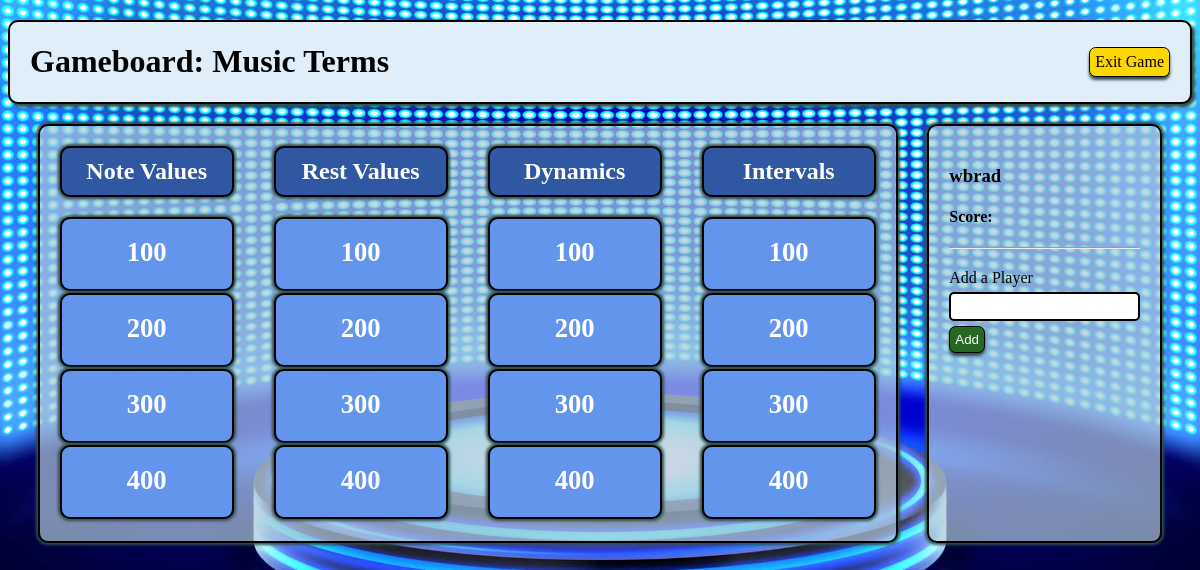
Page /games/play/3 (signed in) on the committed database.
### gameboard_app/models.py (models this page shows, shortened)
class Game(models.Model):
    title = models.CharField(max_length=255)
    is_active = models.BooleanField(default=False)
    creator = models.ForeignKey(User, related_name='gameboards', on_delete=models.CASCADE)
    created_at = models.DateTimeField(auto_now_add=True)
    updated_at = models.DateTimeField(auto_now=True)
    @classmethod
    def update_activity(cls, data):
        game = cls.objects.get(id=data['id'])
        game.is_active = data['is_active']
        game.save()
        return game

class Category(models.Model):
    name = models.CharField(max_length=255)
    game_assigned = models.ForeignKey(Game, related_name="categories_avail", on_delete = models.CASCADE)
    created_at = models.DateTimeField(auto_now_add=True)
    updated_at = models.DateTimeField(auto_now=True)

class Question(models.Model):
    question = models.TextField()
    answer = models.CharField(max_length=255)
    points = models.IntegerField(default=100)
    played = models.BooleanField(default=False)
    category_assigned = models.ForeignKey(Category, related_name="question_list", on_delete = models.CASCADE)
    created_at = models.DateTimeField(auto_now_add=True)
    updated_at = models.DateTimeField(auto_now=True)

### gameboard_app/views.py (the view)
# urls.py: path('play/<int:game_id>', views.play_gameboard, name='play'),
def play_gameboard(request, game_id):
    if 'user_id' not in request.session:
        return redirect('/')
    game = Game.update_activity({'id': game_id, 'is_active': True})
    context = {
        'game': game,
        'categories': game.categories_avail.all()
    }
    return render(request, 'gameboard.html', context)

### gameboard_app/templates/gameboard.html (shortened to what this page needs)
<!DOCTYPE html>
<html lang="en">
<head>
    {% load static %}
    <link rel="stylesheet" href="{% static 'css/style.css' %}">
</head>
<body>
    <div class="game_wrapper">
        <div class="nav_bar">
            <h1>Gameboard: {{ game.title }}</h1>
            <a class="back" href="{% url 'main_select' %}">Exit Game</a>
        </div>
        <div style="display: flex; justify-content: space-evenly;">
            <div class="play_box">
                {% for category in categories %}
                    <div class="cat_box">
                        <h2 class="cat_title">{{ category.name }}</h2>
                        {% for question in category.question_list.all|dictsort:"points" %}
                            <div class="ques_box">
                                <h3><a class="q_link" href="{% url 'show_ques' question.id %}">{{ question.points }}</a></h3>
                            </div>
                        {% endfor %}
                    </div>
                {% endfor %}
            </div>
            <div class="player_box">
                {% if 'player_1' in request.session %}
                    <h3>{{ request.session.player_1 }}</h3>
                    <h4>Score: {{ request.session.score_1 }}</h4>
                {% else %}
                    <h3>Player Name</h3>
                    <h4>Score: ???</h4>
                {% endif %}
                <hr style="margin-bottom: 20px;">
                <form action="{% url 'add_player' %}" method="post">
                    <label for="player_name">Add a Player</label>
                    <p><input class="input" type="text" name="player_name"></p>
                    <p><input class="add" type="submit" value="Add"></p>
                </form>
            </div>
        </div>
    </div>
</body>
</html>

### gameboard_app/static/css/style.css (style rules this page uses)
body { background-image: url("../images/game-show-background-opt1.jpg"); background-position: center; background-size: cover; }
.game_wrapper { width: auto; }
.nav_bar { display: flex; justify-content: space-between; align-items: center; margin: 20px 0px; padding: 0px 20px; border: 2px solid black; border-radius: 10px; background-color:rgb(224, 238, 249); box-shadow: 3px 3px 3px darkslategray; }
.back, .delete, .q_edit, .q_delete, .play, .add { text-decoration: none; border: 1px solid black; border-radius: 5pt; box-shadow: 0px 3px 3px darkslategray; background-color: gold; color: black; padding: 5px; cursor: pointer; }
.add { background-color: rgb(38, 103, 38); color: white; }
p { margin: 5px 0px; }
.play_box, .player_box { display: flex; justify-content: space-evenly; border: 2px solid black; background-color: rgb(176, 199, 218, 0.7); border-radius: 10px; box-shadow: 0px 0px 3px 2px darkslategray; }
.player_box { display: block; padding: 20px; }
.cat_box { padding: 0px 20px 20px; }
.cat_title, .ques_box { border: solid 2px black; padding: 10px; text-align: center; width: 150px; border-radius: 10px; background-color:rgb(48, 87, 161); color: white; box-shadow: 0px 0px 3px 2px darkslategray; }
.ques_box { height: 60px; padding-top: 0px; margin: auto; margin-bottom: 2px; background-color: cornflowerblue; }
.input { border: 2px solid black; border-radius: 5px; padding: 5px; }
.q_link { text-decoration: none; color: white; font-size: 20pt; }

### rows in the picture
Game: title "Music Terms"
Category: name "Note Values"
Question: points "100"
Question: points "200"
Question: points "300"
Question: points "400"
Category: name "Rest Values"
Question: points "100"
Question: points "200"
Question: points "300"
Question: points "400"
Category: name "Dynamics"
Question: points "100"
Question: points "200"
Question: points "300"
Question: points "400"
Category: name "Intervals"
Question: points "100"
Question: points "200"
Question: points "300"
Question: points "400"

### other values in the picture
{{ request.session.player_1 }} "wbrad"
